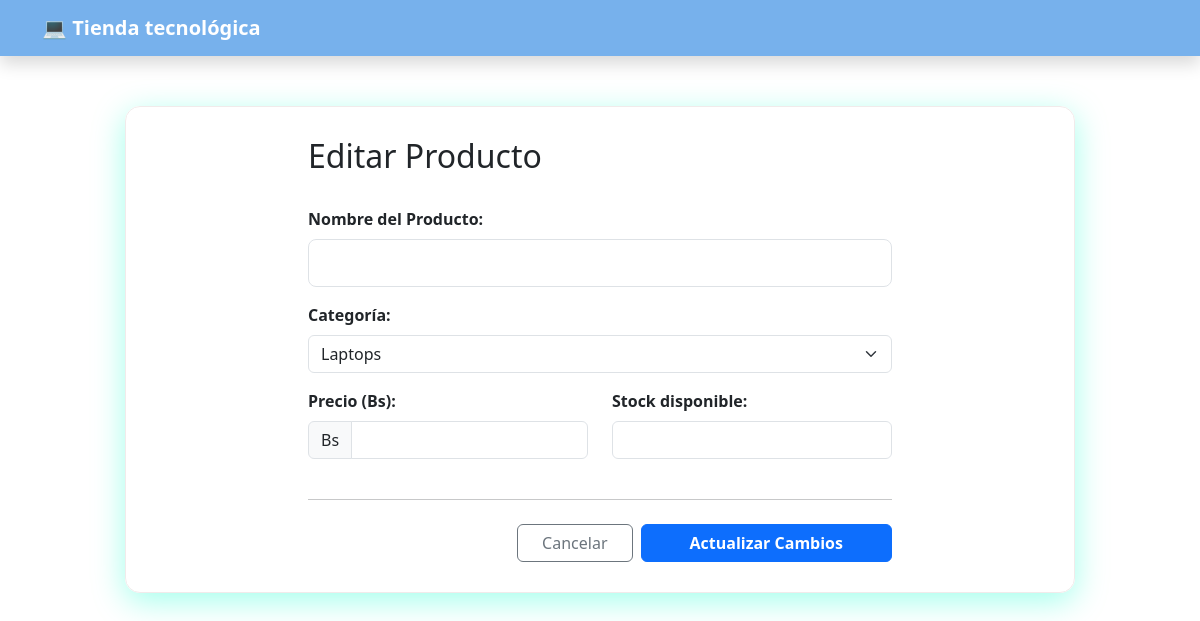
Page /editar/2 on the earlier database version.
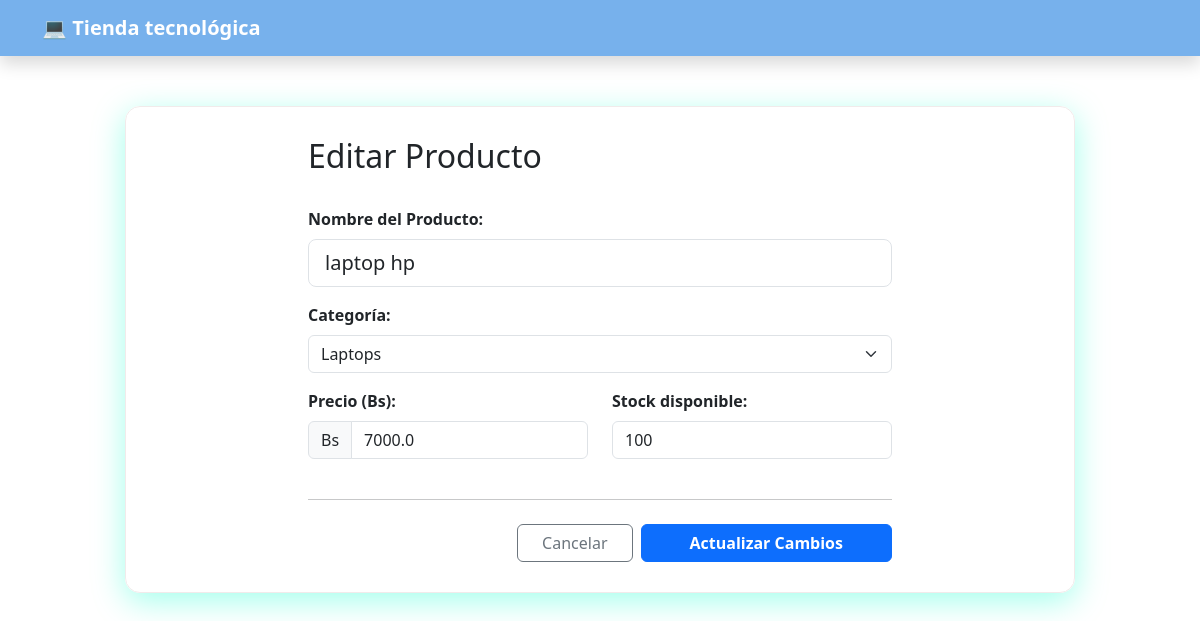
Same page on the later database version.
### tables this page shows
CREATE TABLE productos (
            id INTEGER PRIMARY KEY AUTOINCREMENT,
            nombre TEXT NOT NULL,
            categoria TEXT NOT NULL,
            precio REAL NOT NULL,
            stock INTEGER NOT NULL
        );

### app.py (the view, shortened to what this page needs)
@app.route("/editar/<int:id>", methods=["GET", "POST"])
def editar(id):
    conn = sqlite3.connect("inventario.db")
    conn.row_factory = sqlite3.Row
    producto = conn.execute("SELECT * FROM productos WHERE id = ?", (id,)).fetchone()
    conn.close()
    return render_template("editar.html", producto=producto)

### templates/editar.html (shortened to what this page needs)
{% extends 'base.html' %}
{% block content %}
<div class="row justify-content-center">
    <div class="col-md-8">
        <div class="d-flex align-items-center mb-4">
            <h2 class="text-dark"> Editar Producto</h2>
        </div>
        <form method="POST" class="needs-validation">
            <div class="row">
                <div class="col-md-12 mb-3">
                    <label class="form-label fw-bold text-dark">Nombre del Producto:</label>
                    <input type="text" name="nombre" class="form-control form-control-lg"
                        value="{{ producto['nombre'] }}" required>
                </div>
                <div class="col-md-12 mb-3">
                    <label class="form-label fw-bold text-dark">Categoría:</label>
                    <select name="categoria" class="form-select">
                        <option value="Laptops" {% if producto['categoria']=='Laptops' %}selected{% endif %}>Laptops
                        </option>
                    </select>
                </div>
                <div class="col-md-6 mb-3">
                    <label class="form-label fw-bold text-dark">Precio (Bs):</label>
                    <div class="input-group">
                        <span class="input-group-text">Bs</span>
                        <input type="number" step="0.01" name="precio" class="form-control"
                            value="{{ producto['precio'] }}" required>
                    </div>
                </div>
                <div class="col-md-6 mb-3">
                    <label class="form-label fw-bold text-dark">Stock disponible:</label>
                    <input type="number" name="stock" class="form-control" value="{{ producto['stock'] }}" required>
                </div>
            </div>
            <hr class="my-4">
            <div class="d-grid gap-2 d-md-flex justify-content-md-end">
                <a href="/" class="btn btn-outline-secondary px-4">Cancelar</a>
                <button type="submit" class="btn btn-primary px-5 fw-bold">Actualizar Cambios</button>
            </div>
        </form>
    </div>
</div>
{% endblock %}

Differences in the rows shown:
added productos: nombre "laptop hp", precio "7000.0", stock "100"
